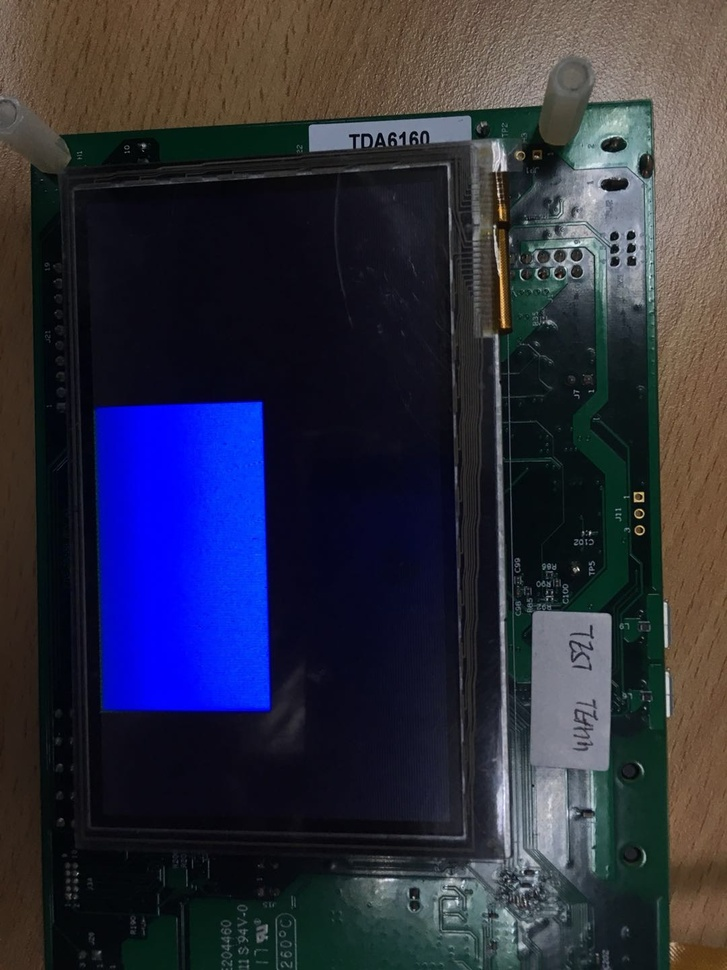
#> input picture pyopencv/pxp_blue.jpg, 727 x 970 px, shrunk from 1080 x 1440 before the run
$ python image_hist_equalize.py
#> lines starting #> are read from the running program, lines starting #| are printed output that depends on the picture
#! usr/bin/python
#coding=utf-8

# import numpy as np
import cv2
import numpy as np
from matplotlib import pyplot as plt

# Load an color image in grayscale
img = cv2.imread('../pxp_blue.jpg', 0)
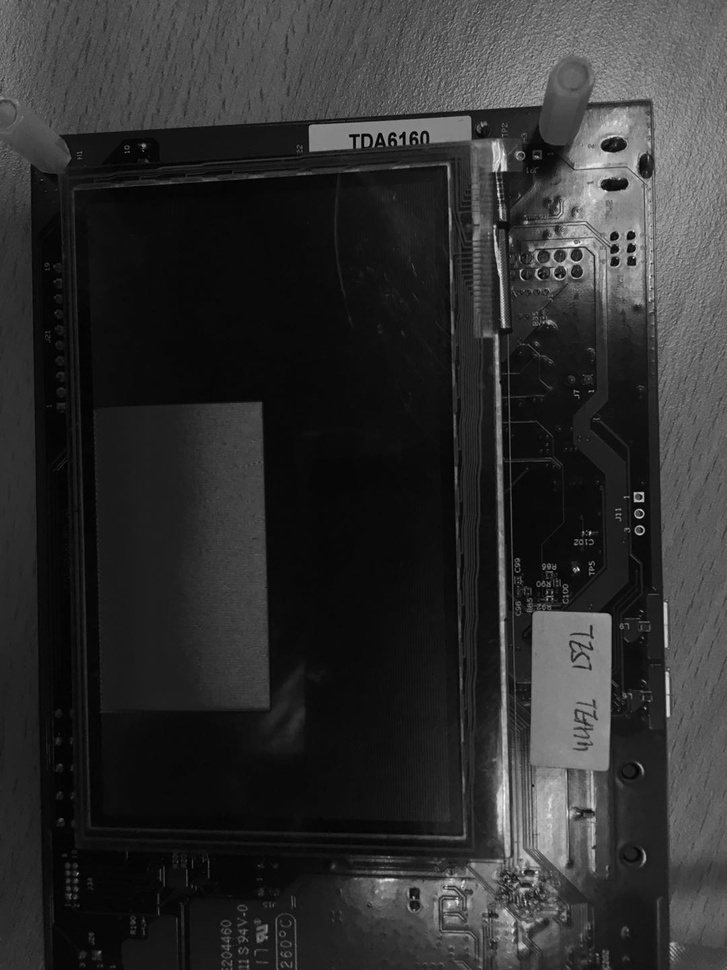
#> img: shape (970, 727); min 0, max 254, mean 47.1
res = cv2.equalizeHist(img)
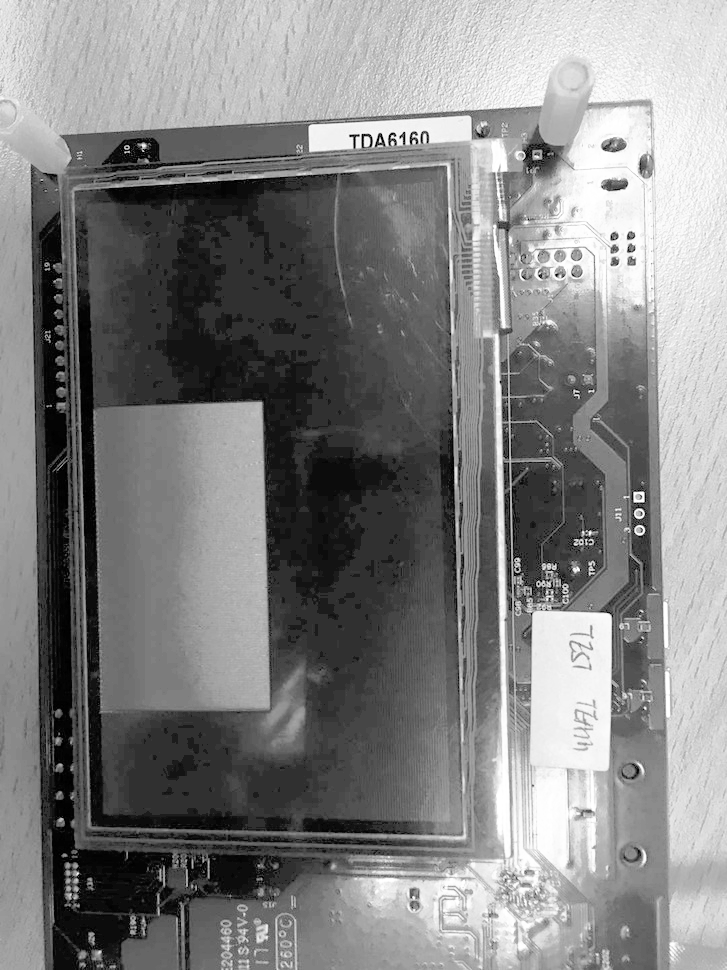
#> res: shape (970, 727); min 0, max 255, mean 129.7

clahe = cv2.createCLAHE(clipLimit=2,tileGridSize=(10,10))
cl1 = clahe.apply(img)
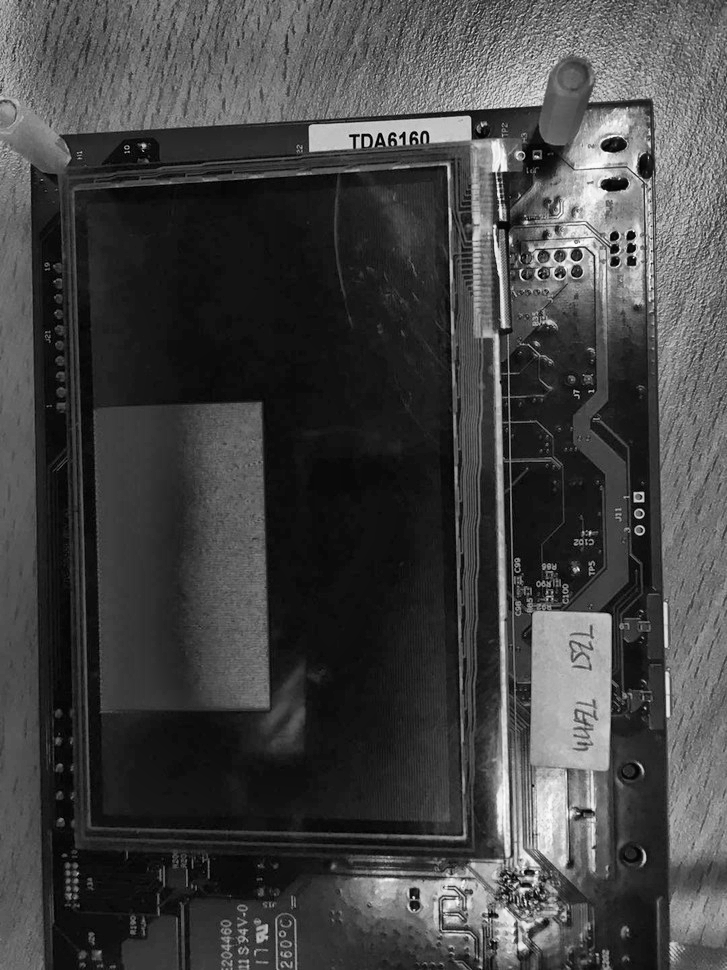
#> cl1: shape (970, 727); min 0, max 254, mean 67.4

plt.subplot(131),plt.imshow(img,'gray')
plt.subplot(132),plt.imshow(res,'gray')
plt.subplot(133),plt.imshow(cl1,'gray')

plt.show()
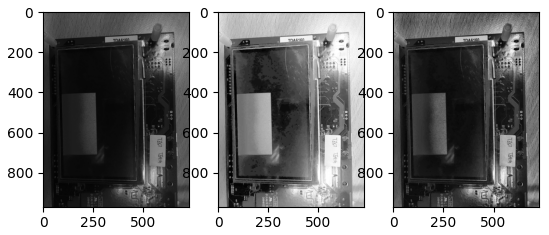
#> figure drawn by matplotlib, 3 panels

$ run again, with pyopencv/house.jpg copied over pyopencv/pxp_blue.jpg
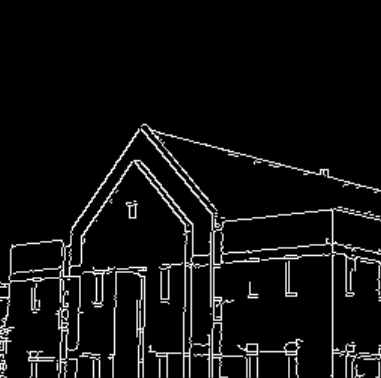
#> input picture pyopencv/house.jpg, 381 x 378 px
#> img is the input picture: shape (378, 381); min 0, max 255, mean 14.9
#> `plt.show()`:
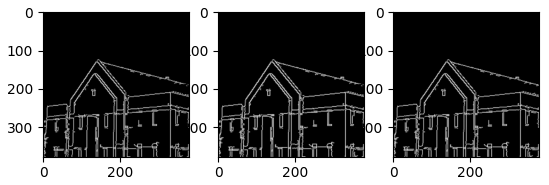
#> figure drawn by matplotlib, 3 panels

$ run again, with pyopencv/lcd.jpg copied over pyopencv/pxp_blue.jpg
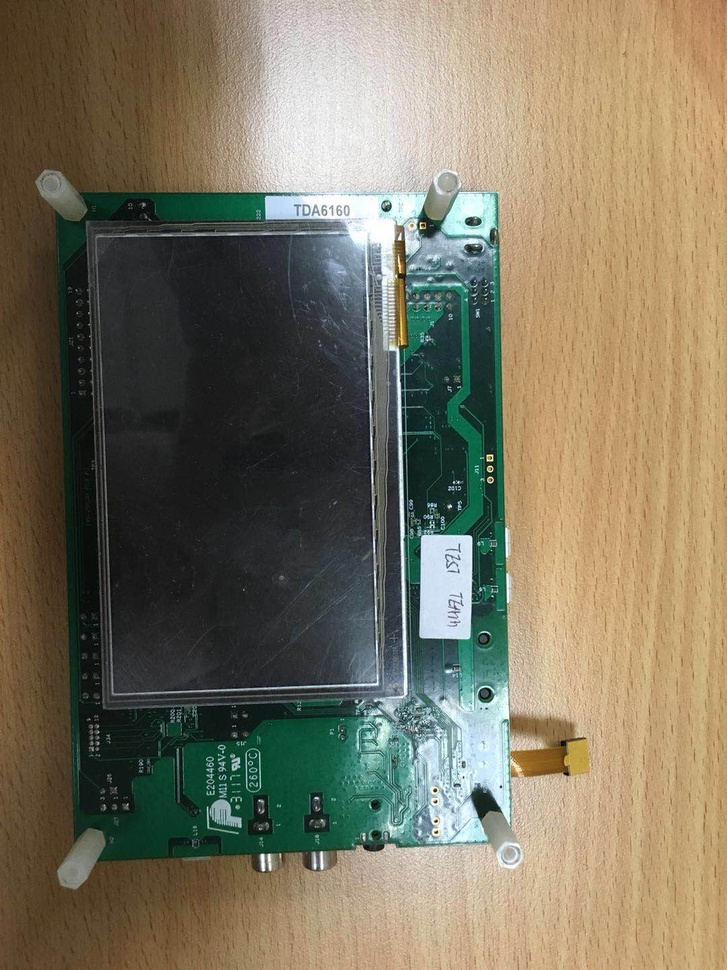
#> input picture pyopencv/lcd.jpg, 727 x 970 px, shrunk from 1080 x 1440 before the run
#> `cl1 = clahe.apply(img)`:
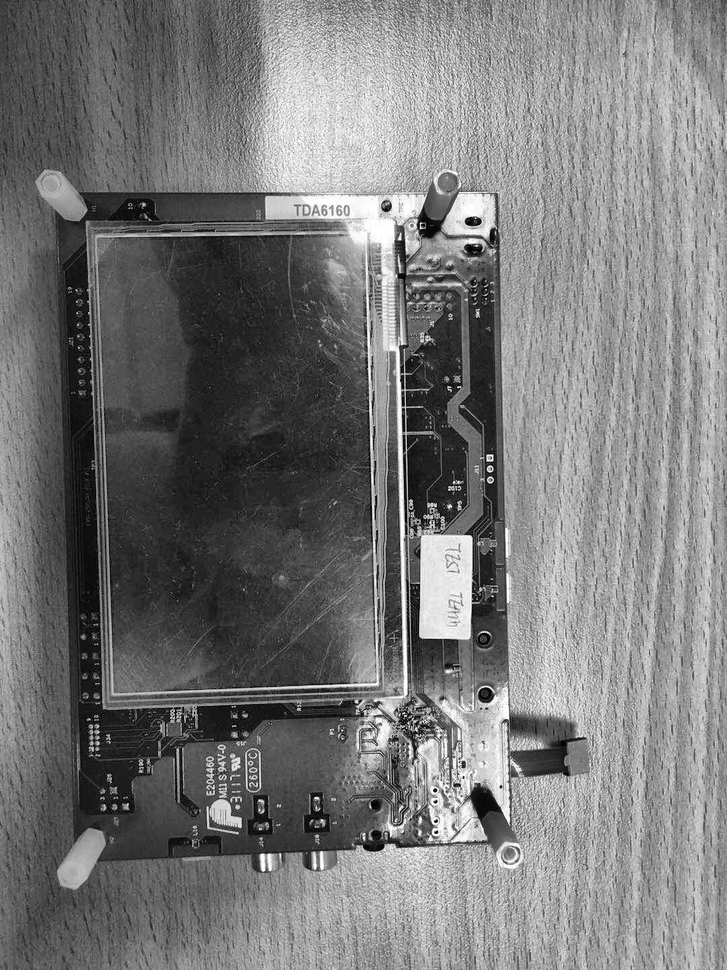
#> cl1: shape (970, 727); min 1, max 255, mean 120
#> `plt.show()`:
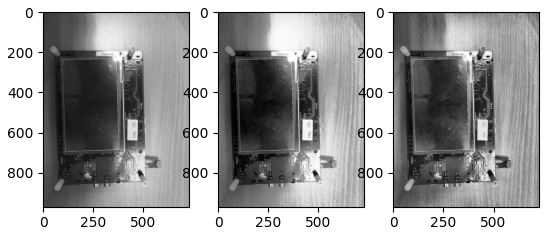
#> figure drawn by matplotlib, 3 panels
